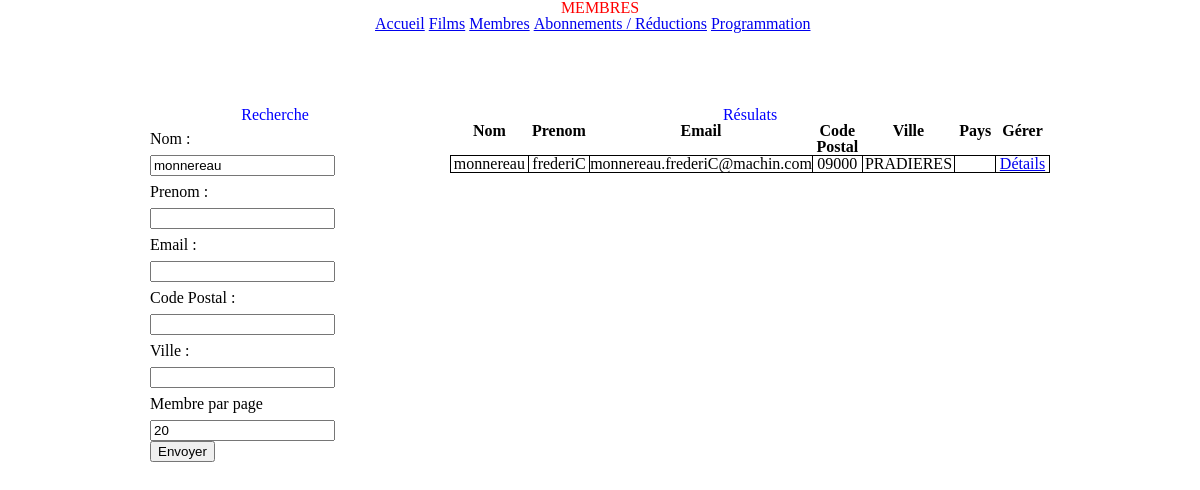
The page /membres.php?nom=monnereau on the database its author committed.
### tables this page shows
CREATE TABLE IF NOT EXISTS `tp_fiche_personne` (
  `id_perso` int(11) NOT NULL,
  `nom` varchar(255) NOT NULL,
  `prenom` varchar(255) NOT NULL,
  `date_naissance` datetime NOT NULL,
  `email` varchar(255) DEFAULT NULL,
  `adresse` varchar(255) NOT NULL,
  `cpostal` varchar(255) DEFAULT NULL,
  `ville` varchar(255) DEFAULT NULL,
  `pays` varchar(255) DEFAULT NULL
);

### membres.php (the view, shortened to what this page needs)
<?php include "include/database.php" ?>
<!DOCTYPE html>
<html>
<head>
    <link rel="stylesheet" type="text/css" href="style/style.css" />
</head>
<body>
    <header>
        <h1>Membres</h1>
    </header>
    <div class="main_wrapper">
        <div id="content">
            <div id="recherche">
                <h2>Recherche</h2>
                <form action="membres.php" method="GET">
                    <?php
                    $start = ($_GET["page"] * $_GET["limit"]) - $_GET["limit"];
                    ?>
                    <ul>
                        <li>
                            <label for="nom">Nom :</label>
                            <input type="text" name="nom" id="nom" value="<?php echo $_GET["nom"]; ?>" />
                        </li>
                        <li>
                            <label for="prenom">Prenom :</label>
                            <input type="text" name="prenom" id="prenom" value="<?php echo $_GET["prenom"]; ?>"/>
                        </li>
                        <li>
                            <label for="email">Email :</label>
                            <input type="email" name="email" id="email" value="<?php echo $_GET["email"]; ?>"/>
                        </li>
                        <li>
                            <label for="cpostal">Code Postal :</label>
                            <input type="text" name="cpostal" id="cpostal" value="<?php echo $_GET["cpostal"]; ?>"/>
                        </li>
                        <li>
                            <label for="ville">Ville :</label>
                            <input type="text" name="ville" id="ville" value="<?php echo $_GET["ville"]; ?>"/>
                        </li>
                        <li>
                            <label for="limit">Membre par page</label>
                            <input type="number" name="limit" id="limit" value="<?php echo $_GET["limit"]; ?>"/>
                        </li>
                        <li>
                            <input type="submit" id="submit" value="Envoyer" />
                        </li>
                    </ul>
                </form>
            </div>
            <div id="resultats">
                <h2>Résulats</h2>
                <table>
                    <tr>
                        <th>Nom</th>
                        <th>Prenom</th>
                        <th>Email</th>
                        <th>Code Postal</th>
                        <th>Ville</th>
                        <th>Pays</th>
                        <th>Gérer</th>
                    </tr>
                    <?php
                    if ($_GET["nom"] != "" || $_GET["prenom"] != "" || $_GET["email"] != "" || $_GET["cpostal"] != "" || $_GET["ville"] != "")
                    {
                        $where = [];
                        if($_GET["nom"] != "")
                        {
                            array_push($where, "tfp.nom LIKE \"%" . htmlspecialchars($_GET["nom"]) . "%\"");
                        }
                        $where =  "WHERE " . implode($where, " AND ");
                    }
                    else
                    {
                        $where = "";
                    }
                    $querySelectMembres = $database->prepare("SELECT tfp.nom AS nom, tfp.prenom AS prenom, tfp.email AS email, tfp.cpostal AS cpostal, tfp.ville AS ville, tfp.pays AS pays, tpm.id_membre AS id_membre
                        FROM tp_fiche_personne AS tfp
                        LEFT JOIN tp_membre AS tpm
                        ON tfp.id_perso = tpm.id_fiche_perso
                        $where
                        ORDER BY tfp.nom
                        LIMIT " . $start . ", " . $_GET["limit"] ."");
                    $querySelectMembres->execute();
                        ?>
                        <?php
                    while ($data = $querySelectMembres->fetch())
                    {
                        ?>
                        <tr>
                            <td><?php echo $data["nom"]; ?></td>
                            <td><?php echo $data["prenom"]; ?></td>
                            <td><?php echo $data["email"]; ?></td>
                            <td><?php echo $data["cpostal"]; ?></td>
                            <td><?php echo $data["ville"]; ?></td>
                            <td><?php echo $data["pays"]; ?></td>
                            <td><a href="detailsMembre.php?id=<?php echo $data["id_membre"]; ?>">Détails</a></td>
                        </tr>
                        <?php
                    }
                    ?>
                </table>
                <div id="liens">
                </div>
            </div>
        </div>
    </div>
</body>
</html>

### style/style.css (style rules this page uses)
html, body, div, span, applet, object, iframe, h1, h2, h3, h4, h5, h6, p, blockquote, pre, a, abbr, acronym, address, big, cite, code, del, dfn, em, img, ins, kbd, q, s, samp, small, strike, strong, sub, sup, tt, var, b, u, i, center, dl, dt, dd, ol, ul, li, fieldset, form, label, legend, table, caption, tbody, tfoot, thead, tr, th, td, article, aside, canvas, details, embed, figure, figcaption, footer, header, hgroup, menu, nav, output, ruby, section, summary, time, mark, audio, video { margin: 0; padding: 0; border: 0; font-size: 100%; font: inherit; vertical-align: baseline; }
article, aside, details, figcaption, figure, footer, header, hgroup, menu, nav, section { display: block; }
body { line-height: 1; }
ol, ul { list-style: none; }
table { border-collapse: collapse; border-spacing: 0; }
input { display: block; }
.main_wrapper { width: 900px; margin: auto; }
h1 { text-align: center; text-transform: uppercase; color: red; }
#recherche { width: 250px; float: left; }
#recherche ul li { line-height: 2; }
#resultats { width: 600px; float: right; }
table { margin: auto; }
tr th { width: 150px; text-align: center; font-weight: bold; }
tr td { border: 1px solid black; text-align: center; }
#content { margin-top: 50px; }
#liens { height: 50px; }
h2 { text-align: center; color: blue; margin-top: 25px; }
nav ul { width: 450px; margin: auto; }
nav ul li { display: inline; }

### rows shown on the page
tp_fiche_personne: nom "monnereau", prenom "frederiC", email "monnereau.frederiC@machin.com", cpostal "09000", ville "PRADIERES"
